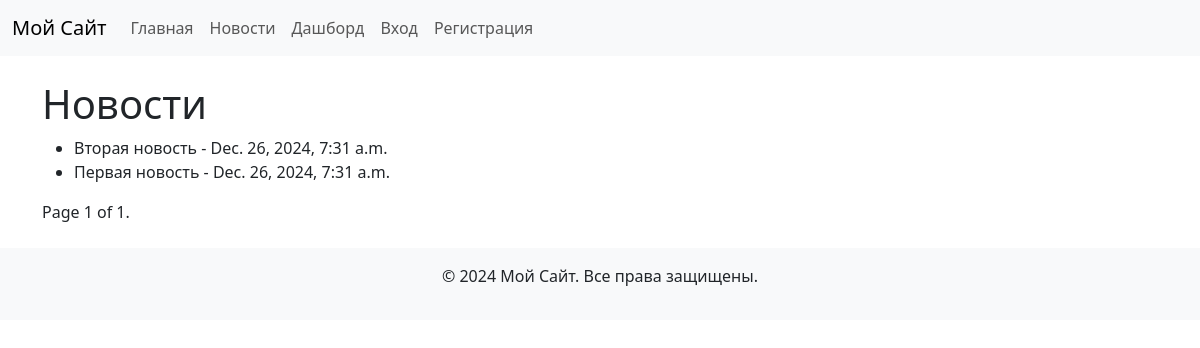
The page /task1/news/ on the database its author committed.
### task1/models.py (models this page shows, shortened)
class News(models.Model):
    title = models.CharField(max_length=200)
    content = models.TextField()
    date = models.DateTimeField(auto_now_add=True)
    class Meta:
        verbose_name = "News"
        verbose_name_plural = "News"

### task1/views.py (the view)
# urls.py: path('news/', task1_views.news, name='news'),
def news(request):
    news_list = News.objects.all().order_by('-date')
    paginator = Paginator(news_list, 5)
    page_number = request.GET.get('page')
    news_page = paginator.get_page(page_number)
    return render(request, 'task1/news.html', {'news': news_page})

### templates/task1/news.html (shortened to what this page needs)
{% extends 'task1/base.html' %}
{% block content %}
  <h1>Новости</h1>
  <ul>
    {% for article in news %}
      <li>{{ article.title }} - {{ article.date }}</li>
    {% empty %}
      <li>Нет новостей</li>
    {% endfor %}
  </ul>
  <div class="pagination">
    <span class="step-links">
        <span class="current">
            Page {{ news.number }} of {{ news.paginator.num_pages }}.
        </span>
    </span>
</div>
{% endblock %}

### rows shown on the page
News: title "Вторая новость", date "Dec. 26, 2024, 7:31 a.m."
News: title "Первая новость", date "Dec. 26, 2024, 7:31 a.m."

### other values the page prints
{{ news.number }} "1"
{{ news.paginator.num_pages }} "1"
